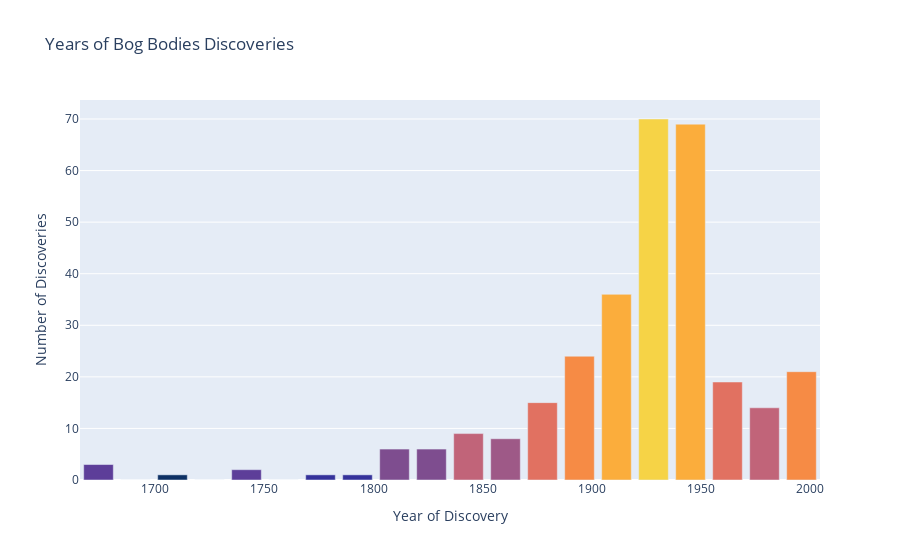

Write notebook code for a chart like this one.
### Code cell
bog_mummies['earliest_year'] = pd.to_numeric(bog_mummies['earliest_year'], errors='coerce')

# Calculate histogram bins
counts, bins = np.histogram(bog_mummies['earliest_year'].dropna(), bins=20)
bins = bins[:-1]  # Remove last edge

# Sort counts and corresponding bins
sorted_indices = np.argsort(counts)
sorted_counts = counts[sorted_indices]
sorted_bins = bins[sorted_indices]

# Thermal color scale
thermal_scale = px.colors.sequential.thermal

# Assign a color to each sorted bin
colors = [thermal_scale[int(i / len(sorted_bins) * (len(thermal_scale) - 1))] for i in range(len(sorted_bins))]

# Create a bar chart
fig = px.bar(x=sorted_bins, y=sorted_counts, title='Years of Bog Bodies Discoveries',
             labels={'x': 'Year of Discovery', 'y': 'Number of Discoveries'})

# Apply colors to each bar
fig.update_traces(marker_color=colors)

# Show the plot
fig.show()
file_path = 'earliest_year_distribution.svg'
pio.write_image(fig, file_path)

### Figure 1 — Plotly figure (JSON) as saved in the notebook; plotly's stock layout.template omitted (floating-point values rounded to 4 significant figures)
{"data": [{"alignmentgroup": "True", "hovertemplate": "Year of Discovery=%{x}<br>Number of Discoveries=%{y}<extra></extra>", "legendgroup": "", "marker": {"color": ["rgb(3, 35, 51)", "rgb(3, 35, 51)", "rgb(13, 48, 100)", "rgb(13, 48, 100)", "rgb(53, 50, 155)", "rgb(53, 50, 155)", "rgb(93, 62, 153)", "rgb(93, 62, 153)", "rgb(126, 77, 143)", "rgb(126, 77, 143)", "rgb(158, 89, 135)", "rgb(193, 100, 121)", "rgb(193, 100, 121)", "rgb(225, 113, 97)", "rgb(225, 113, 97)", "rgb(246, 139, 69)", "rgb(246, 139, 69)", "rgb(251, 173, 60)", "rgb(251, 173, 60)", "rgb(246, 211, 70)"], "pattern": {"shape": ""}}, "name": "", "offsetgroup": "", "orientation": "v", "showlegend": false, "textposition": "auto", "type": "bar", "x": [1691.0, 1725.0, 1759.0, 1708.0, 1776.0, 1793.0, 1742.0, 1674, 1827.0, 1810.0, 1860.0, 1844.0, 1979.0, 1877.0, 1962.0, 1996.0, 1894.0, 1911.0, 1945.0, 1928.0], "xaxis": "x", "y": [0, 0, 0, 1, 1, 1, 2, 3, 6, 6, 8, 9, 14, 15, 19, 21, 24, 36, 69, 70], "yaxis": "y"}], "layout": {"barmode": "relative", "legend": {"tracegroupgap": 0}, "title": {"text": "Years of Bog Bodies Discoveries"}, "xaxis": {"anchor": "y", "domain": [0, 1], "title": {"text": "Year of Discovery"}}, "yaxis": {"anchor": "x", "domain": [0, 1], "title": {"text": "Number of Discoveries"}}}}
